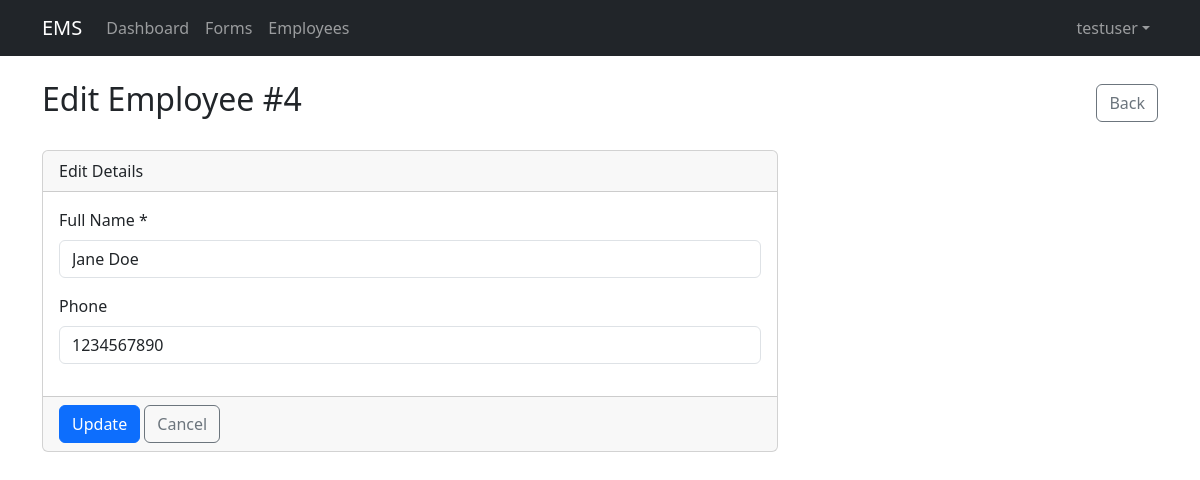
/employees/4/edit/ (signed in), run on the app's committed database.
### accounts/models.py (models this page shows, shortened)
class CustomUser(AbstractUser):
    phone = models.CharField(max_length=15, blank=True, null=True)
    address = models.TextField(blank=True, null=True)
    profile_image = models.ImageField(upload_to='profile_images/', blank=True, null=True)
    class Meta:
        db_table = 'accounts_customuser'
        verbose_name = 'User'
        verbose_name_plural = 'Users'

### employees/models.py (models this page shows, shortened)
class Employee(models.Model):
    form_template = models.ForeignKey(
        FormTemplate,
        on_delete=models.CASCADE,
        related_name='employees'
    )
    created_by = models.ForeignKey(
        settings.AUTH_USER_MODEL,
        on_delete=models.CASCADE,
        related_name='employees'
    )
    created_at = models.DateTimeField(auto_now_add=True)
    updated_at = models.DateTimeField(auto_now=True)
    class Meta:
        db_table = 'employees_employee'
        ordering = ['-created_at']

class EmployeeFieldValue(models.Model):
    employee = models.ForeignKey(
        Employee,
        on_delete=models.CASCADE,
        related_name='field_values'
    )
    form_field = models.ForeignKey(
        FormField,
        on_delete=models.CASCADE,
        related_name='employee_values'
    )
    value = models.TextField(blank=True, null=True)
    class Meta:
        db_table = 'employees_employeefieldvalue'
        unique_together = ['employee', 'form_field']

### forms_builder/models.py (models this page shows, shortened)
class FormField(models.Model):
    FIELD_TYPES = [
        ('text', 'Text'),
        ('number', 'Number'),
        ('email', 'Email'),
        ('password', 'Password'),
        ('date', 'Date'),
        ('textarea', 'Text Area'),
        ('select', 'Select/Dropdown'),
        ('checkbox', 'Checkbox'),
        ('file', 'File Upload'),
    ]
    form_template = models.ForeignKey(
        FormTemplate,
        on_delete=models.CASCADE,
        related_name='fields'
    )
    label = models.CharField(max_length=255)
    field_type = models.CharField(max_length=50, choices=FIELD_TYPES, default='text')
    placeholder = models.CharField(max_length=255, blank=True, null=True)
    options = models.JSONField(
        blank=True,
        null=True,
        help_text='For select fields, store options as JSON array'
    )
    required = models.BooleanField(default=False)
    order = models.PositiveIntegerField(default=0)
    class Meta:
        db_table = 'forms_builder_formfield'
        ordering = ['order']

### employees/views.py (the view, shortened to what this page needs)
# urls.py: path('<int:pk>/edit/', views.EmployeeUpdateView.as_view(), name='employee_edit'),
class EmployeeUpdateView(LoginRequiredMixin, View):
    def get(self, request, pk):
        employee = get_object_or_404(Employee, pk=pk)
        field_values = {str(fv.form_field.id): fv.value for fv in employee.field_values.all()}
        return render(request, 'employees/employee_edit.html', {
            'employee': employee,
            'field_values': field_values
        })

### employees/templatetags/employee_tags.py (called while the page is built)
@register.filter
def get_item(dictionary, key):
    if isinstance(dictionary, dict):
        return dictionary.get(str(key), '')
    return ''

### templates/employees/employee_edit.html (shortened to what this page needs)
{% extends 'base.html' %}
{% load employee_tags %}
{% block content %}
<div class="d-flex justify-content-between align-items-center mb-4">
    <h2>Edit Employee #{{ employee.id }}</h2>
    <a href="{% url 'employee_list' %}" class="btn btn-outline-secondary">Back</a>
</div>
<div class="row">
    <div class="col-md-8">
        <div class="card">
            <div class="card-header">Edit Details</div>
            <div class="card-body">
                <form id="employeeForm">
                    {% for field in employee.form_template.fields.all %}
                    <div class="mb-3">
                        <label class="form-label">{{ field.label }}{% if field.required %} *{% endif %}</label>
                        {% with field_value=field_values|get_item:field.id %}
                        {% if field.field_type == 'text' %}
                        <input type="text" class="form-control" id="field_{{ field.id }}" value="{{ field_value|default:'' }}" {% if field.required %}required{% endif %}>
                        {% elif field.field_type == 'number' %}
                        <input type="number" class="form-control" id="field_{{ field.id }}" value="{{ field_value|default:'' }}" {% if field.required %}required{% endif %}>
                        {% elif field.field_type == 'email' %}
                        <input type="email" class="form-control" id="field_{{ field.id }}" value="{{ field_value|default:'' }}" {% if field.required %}required{% endif %}>
                        {% elif field.field_type == 'password' %}
                        <input type="password" class="form-control" id="field_{{ field.id }}" value="{{ field_value|default:'' }}" {% if field.required %}required{% endif %}>
                        {% elif field.field_type == 'date' %}
                        <input type="date" class="form-control" id="field_{{ field.id }}" value="{{ field_value|default:'' }}" {% if field.required %}required{% endif %}>
                        {% elif field.field_type == 'textarea' %}
                        <textarea class="form-control" id="field_{{ field.id }}" rows="3" {% if field.required %}required{% endif %}>{{ field_value|default:'' }}</textarea>
                        {% endif %}
                        {% endwith %}
                    </div>
                    {% endfor %}
                </form>
            </div>
            <div class="card-footer">
                <button class="btn btn-primary" onclick="updateEmployee()" id="saveBtn">Update</button>
                <a href="{% url 'employee_detail' employee.id %}" class="btn btn-outline-secondary">Cancel</a>
            </div>
        </div>
    </div>
</div>
{% endblock %}

### templates/base.html (shortened to what this page needs)
<!DOCTYPE html>
<html lang="en">
<head>
    <link href="https://cdn.jsdelivr.net/npm/bootstrap@5.3.3/dist/css/bootstrap.min.css" rel="stylesheet">
    <link rel="stylesheet" href="https://cdn.jsdelivr.net/npm/bootstrap-icons@1.11.3/font/bootstrap-icons.min.css">
</head>
<body>
    {% if user.is_authenticated %}
    <nav class="navbar navbar-expand-lg navbar-dark bg-dark">
        <div class="container">
            <a class="navbar-brand" href="{% url 'dashboard' %}">EMS</a>
            <div class="collapse navbar-collapse" id="navbarNav">
                <ul class="navbar-nav me-auto">
                    <li class="nav-item">
                        <a class="nav-link" href="{% url 'dashboard' %}">Dashboard</a>
                    </li>
                    <li class="nav-item">
                        <a class="nav-link" href="{% url 'form_list' %}">Forms</a>
                    </li>
                    <li class="nav-item">
                        <a class="nav-link" href="{% url 'employee_list' %}">Employees</a>
                    </li>
                </ul>
                <ul class="navbar-nav">
                    <li class="nav-item dropdown">
                        <a class="nav-link dropdown-toggle" href="#" data-bs-toggle="dropdown">{{ user.username }}</a>
                    </li>
                </ul>
            </div>
        </div>
    </nav>
    {% endif %}
    <div class="container py-4">
        {% block content %}{% endblock %}
    </div>
</body>
</html>

### data on the page
CustomUser: username "testuser"
Employee: id "4"
FormField: label "Full Name"
EmployeeFieldValue: value "Jane Doe"
FormField: label "Phone"
EmployeeFieldValue: value "1234567890"
